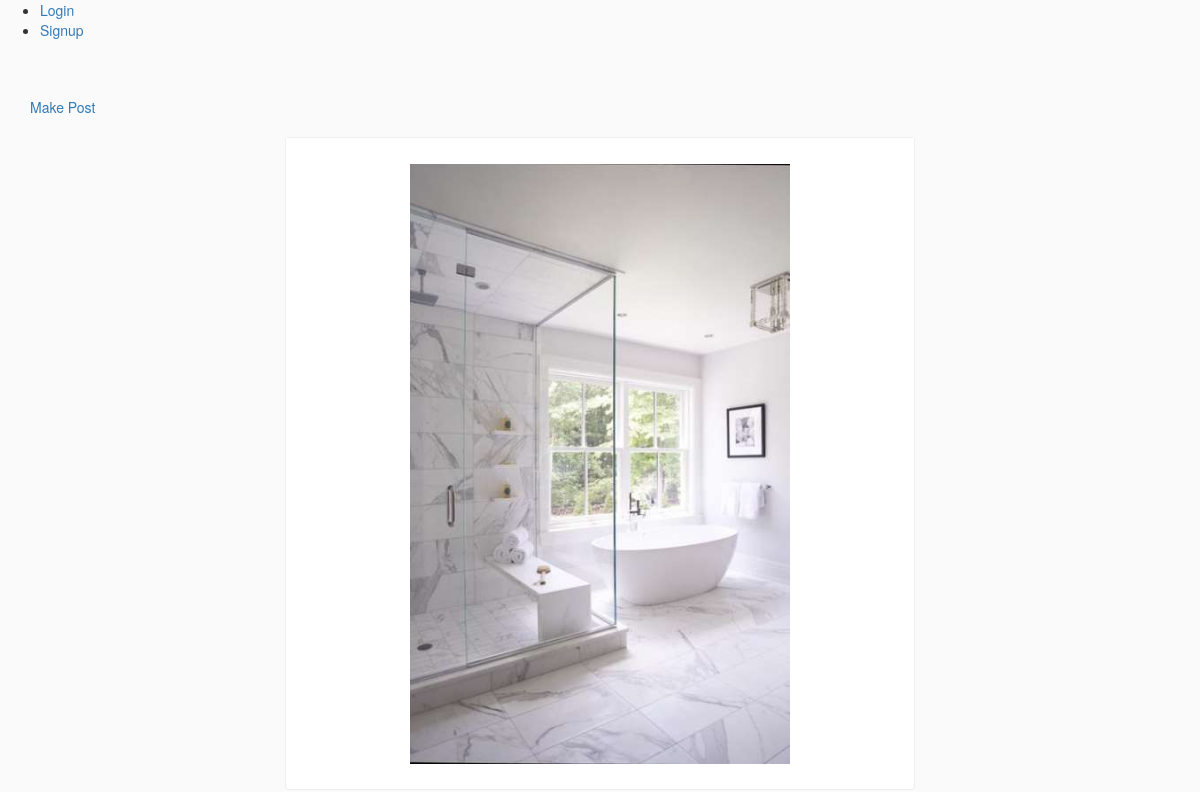
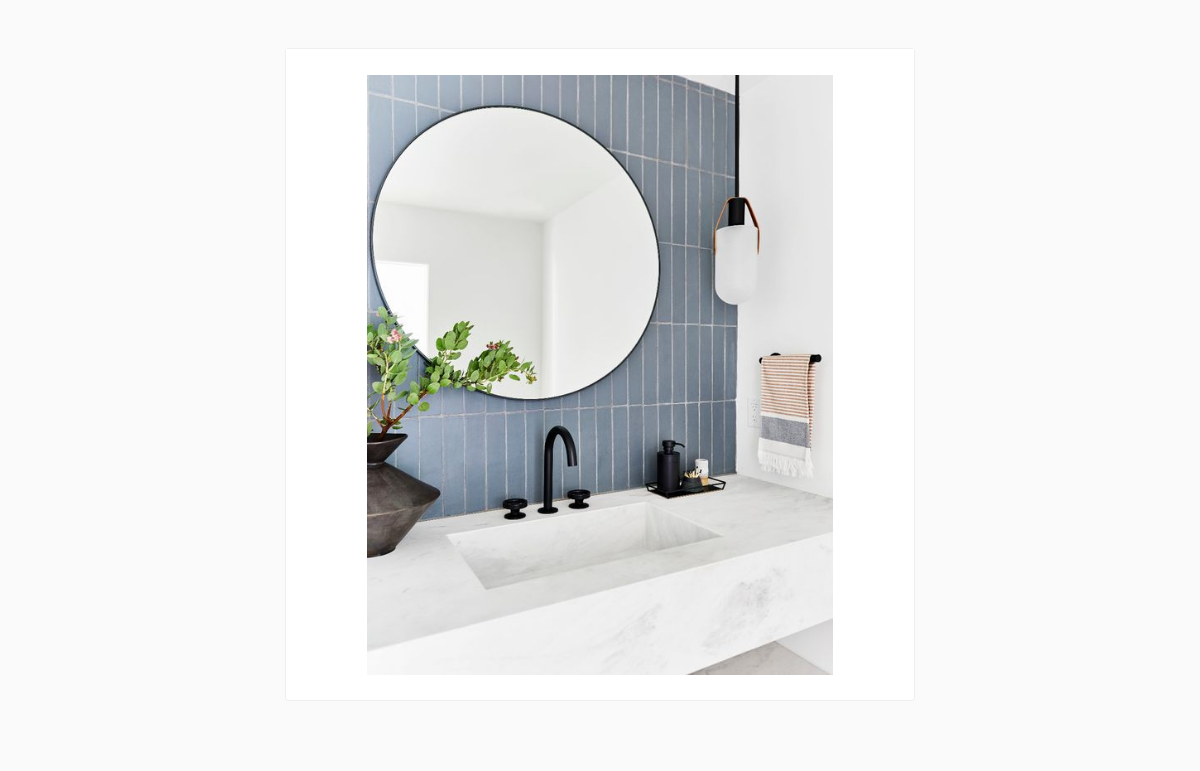
Before: /instaJZ/posts/ with the older database file (2 pictures, top to bottom).
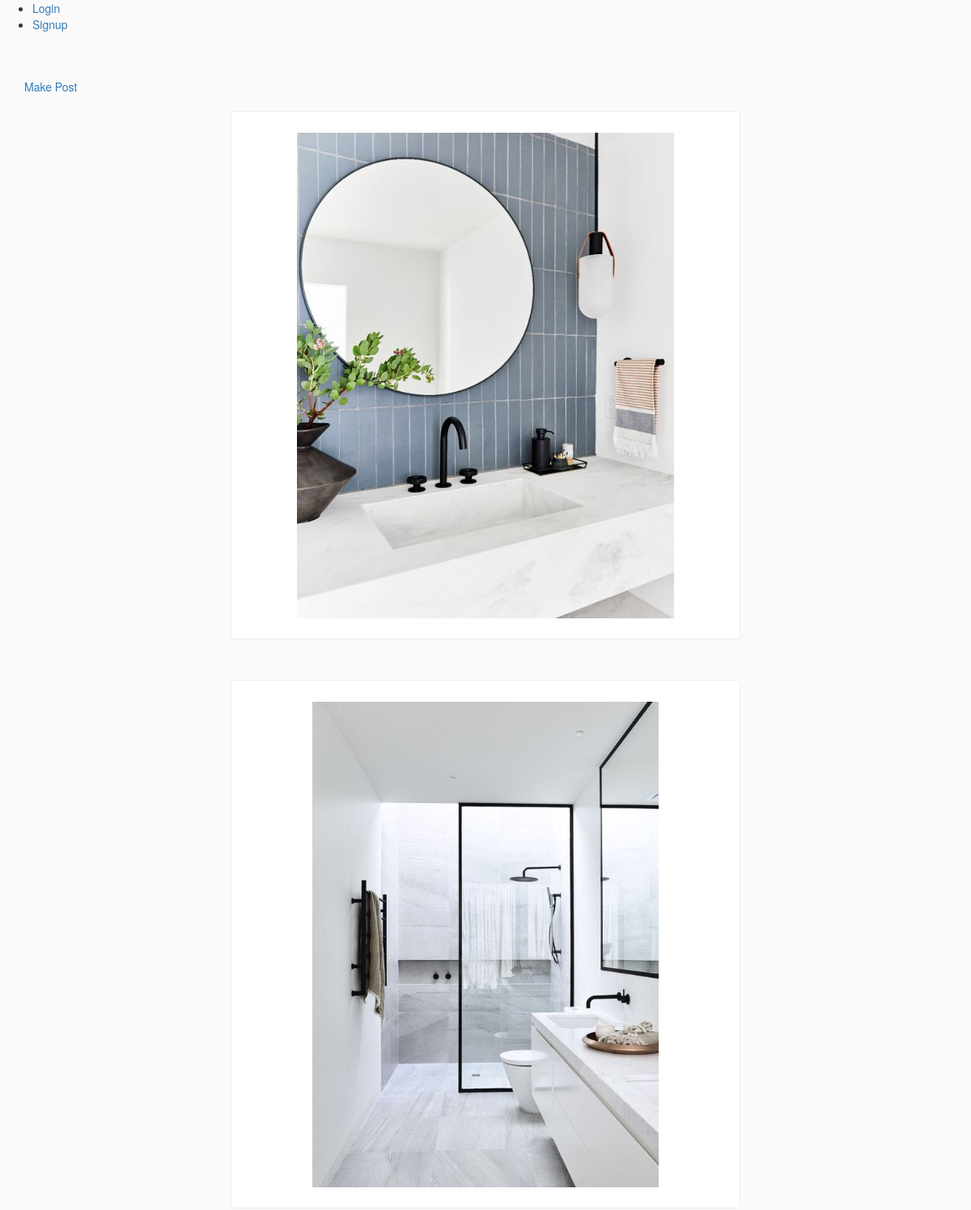
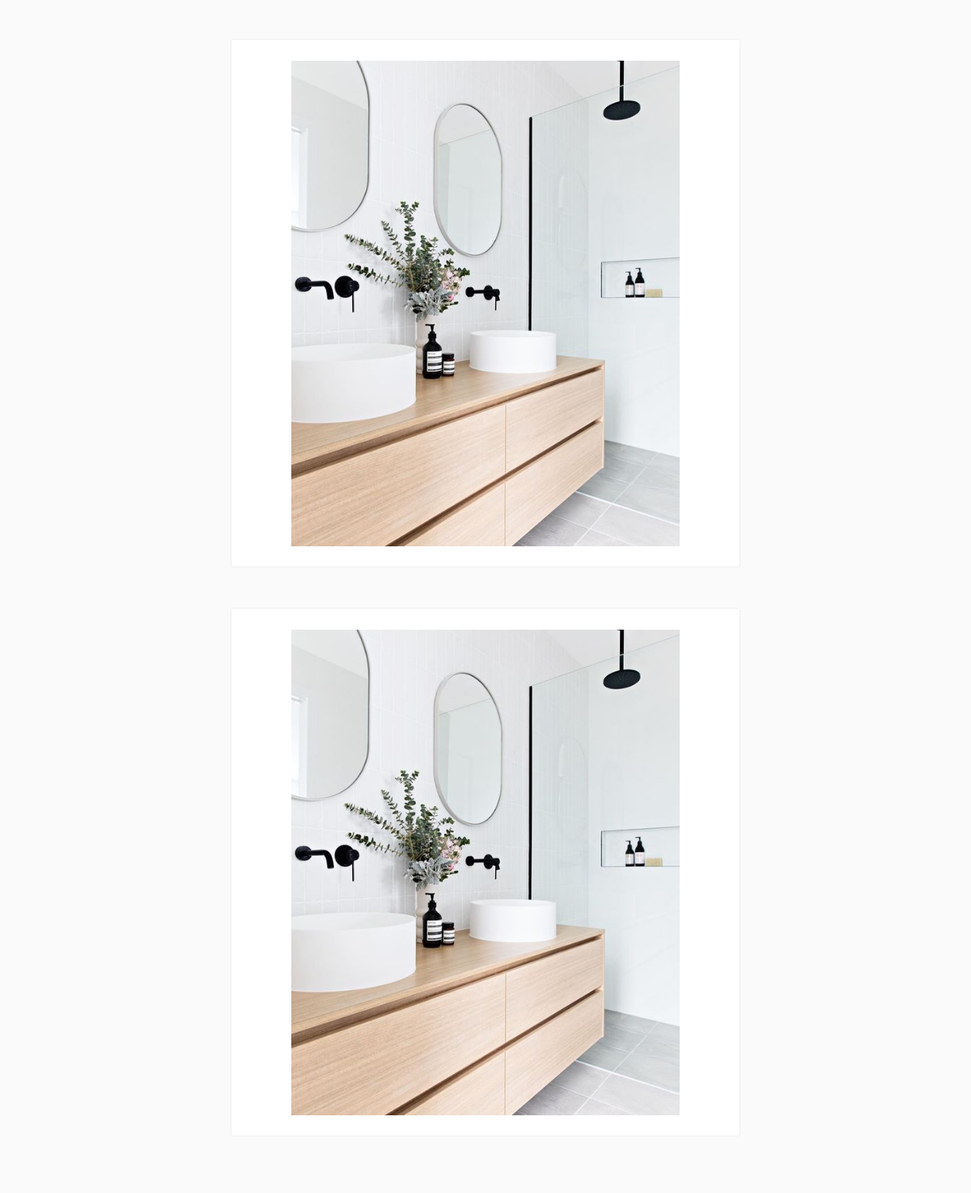
After: the same page with the newer database file (2 pictures, top to bottom).
### InstaJZ/models.py (models this page shows, shortened)
class Post(models.Model):
    title = models.TextField(blank=True, null=True)
    image = ProcessedImageField(
        upload_to='static/images/posts',
        format='JPEG',
        options={'quality': 100},
        blank=True,
        null=True
    )

### InstaJZ/views.py (the view)
# urls.py: path('posts/', PostListView.as_view(), name='posts'),
class PostListView(ListView):
    model = Post
    template_name = 'posts.html'

### templates/posts.html (shortened to what this page needs)
{% extends "base.html" %}
{% block content %}
<div>
    <a href="{% url 'makepost' %}">Make Post</a>
</div>
<div class="cards-listing">
        {% for post in object_list %}
            <div class="row">
                <div class="card view-update {{ post.pk }}">
                    <div class="card__panel-head">
                    </div>
                    <a href="{% url 'postdetail' post.pk %}">
                        <img class="card__main-image" src="/{{ post.image }}">
                    </a>
                    <div class="card__panel-body">
                    </div>
                </div>
            </div>
        {% endfor %}
    </div>
{% endblock content %}

Changed rows visible on the page:
removed Post: image (picture)
added Post: image (picture)
added Post: image (picture)
added Post: image (picture)
